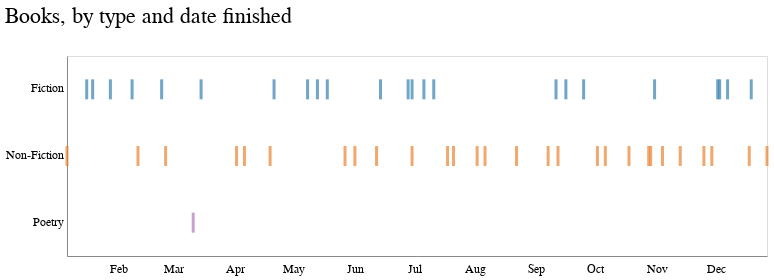

Notebook source saved alongside this figure:
### Markdown cell above
### Books by type and month

### Code cell
# DESKTOP 
alt.Chart(books).mark_tick(thickness=3,size=20).encode(
    x=alt.X('date',axis=alt.Axis(tickCount=12, format='%b', tickColor='#ffffff'), title=''),
    y=alt.Y('type',axis=alt.Axis(tickCount=0, tickColor='#ffffff'), title=' '),
    color=alt.Color('type', legend=None)
).configure_axis(
    grid=False).properties(height=200, width=700, title='Books, by type and date finished')

### Figure 1 — Vega-Lite specification as saved in the notebook (floating-point values rounded to 4 significant figures)
{"config": {"view": {"width": 800, "height": 450}, "background": "#ffffff", "title": {"anchor": "start", "font": "Benton Gothic Bold, sans", "fontColor": "#000000", "fontSize": 22, "fontWeight": "normal"}, "arc": {"fill": "#82c6df"}, "area": {"fill": "#82c6df"}, "line": {"stroke": "#82c6df", "strokeWidth": 3}, "path": {"stroke": "#82c6df"}, "rect": {"fill": "#82c6df"}, "shape": {"stroke": "#82c6df"}, "bar": {"fill": "#82c6df"}, "point": {"stroke": "#82c6df"}, "symbol": {"fill": "#82c6df", "size": 30}, "axis": {"titleFont": "Benton Gothic Bold, sans", "titleFontSize": 13, "titleFontWeight": "normal", "labelFont": "Benton Gothic, sans", "labelFontSize": 11.5, "labelFontWeight": "normal", "grid": false}, "axisX": {"labelAngle": 0, "labelPadding": 4, "tickSize": 3}, "axisY": {"labelBaseline": "middle", "maxExtent": 45, "minExtent": 45, "tickSize": 2, "titleAlign": "left", "titleAngle": 0, "titleX": -45, "titleY": -11}, "legend": {"titleFont": "Benton Gothic Bold, sans", "titleFontSize": 13, "titleFontWeight": "normal", "symbolType": "square", "labelFont": "Benton Gothic, sans", "labelFontSize": 11.5}, "range": {"category": ["#3580b1", "#ec8431", "#ab7fb4", "#c89d29", "#adc839", "#829eb1"], "diverging": ["#e68a4f", "#f4bb6a", "#f9e39c", "#dadfe2", "#a6b7c6", "#849eae"], "heatmap": ["#fbf2c7", "#f9e39c", "#f8d36e", "#f4bb6a", "#e68a4f", "#d15a40", "#ab4232"], "ordinal": ["#fbf2c7", "#f9e39c", "#f8d36e", "#f4bb6a", "#e68a4f", "#d15a40", "#ab4232"], "ramp": ["#fbf2c7", "#f9e39c", "#f8d36e", "#f4bb6a", "#e68a4f", "#d15a40", "#ab4232"]}}, "data": {"name": "data-7c8b8837e3db213cb2339b0fa7827d31"}, "mark": {"type": "tick", "size": 20, "thickness": 3}, "encoding": {"color": {"type": "nominal", "field": "type", "legend": null}, "x": {"type": "temporal", "axis": {"format": "%b", "tickColor": "#ffffff", "tickCount": 12}, "field": "date", "title": ""}, "y": {"type": "nominal", "axis": {"tickColor": "#ffffff", "tickCount": 0}, "field": "type", "title": " "}}, "height": 200, "title": "Books, by type and date finished", "width": 700, "$schema": "https://vega.github.io/schema/vega-lite/v4.0.2.json", "datasets": {"data-7c8b8837e3db213cb2339b0fa7827d31": [{"order": 1, "title": "Brotopia", "author": "Emily Chang", "pages": 317, "url": "https://www.goodreads.com/book/show/36288143-brotopia", "gender": "F", "type": "Non-Fiction", "subgenre": "Business", "avg_goodreads_rating": 4.04, "started": "2018-12-26T00:00:00", "date": "2019-01-06T00:00:00", "faves": null, "year": "2019", "days_to_read": 11, "gender_description": "Female"}, {"order": 2, "title": "The Human Stain", "author": "Philip Roth", "pages": 384, "url": "https://www.goodreads.com/book/show/11734.The_Human_Stain?from_search=true", "gender": "M", "type": "Fiction", "subgenre": "Literature", "avg_goodreads_rating": 3.87, "started": "2019-01-06T00:00:00", "date": "2019-01-16T00:00:00", "faves": "Y", "year": "2019", "days_to_read": 10, "gender_description": "Male"}, {"order": 3, "title": "You Know You Want This", "author": "Kristen Roupenian", "pages": 225, "url": "https://www.goodreads.com/book/show/40539045-you-know-you-want-this", "gender": "F", "type": "Fiction", "subgenre": "Short Stories", "avg_goodreads_rating": 3.86, "started": "2019-01-16T00:00:00", "date": "2019-01-19T00:00:00", "faves": null, "year": "2019", "days_to_read": 3, "gender_description": "Female"}, {"order": 4, "title": "Why Buddhism is True", "author": "Robert Wright", "pages": 336, "url": "https://www.goodreads.com/book/show/32895535-why-buddhism-is-true?from_search=true", "gender": "M", "type": "Non-Fiction", "subgenre": "Religion", "avg_goodreads_rating": 4.05, "started": "2019-01-18T00:00:00", "date": "2019-04-02T00:00:00", "faves": null, "year": "2019", "days_to_read": 74, "gender_description": "Male"}, {"order": 5, "title": "If Beale Street Could Talk", "author": "James Baldwin", "pages": 197, "url": "https://www.goodreads.com/book/show/38463.If_Beale_Street_Could_Talk", "gender": "M", "type": "Fiction", "subgenre": "Classics", "avg_goodreads_rating": 4.29, "started": "2019-01-22T00:00:00", "date": "2019-01-28T00:00:00", "faves": null, "year": "2019", "days_to_read": 6, "gender_description": "Male"}, {"order": 6, "title": "Nobody Cares", "author": "Anne Donahue", "pages": 240, "url": "https://www.goodreads.com/book/show/36360167-nobody-cares", "gender": "F", "type": "Non-Fiction", "subgenre": "Essays", "avg_goodreads_rating": 3.67, "started": "2019-02-03T00:00:00", "date": "2019-02-25T00:00:00", "faves": null, "year": "2019", "days_to_read": 22, "gender_description": "Female"}, {"order": 7, "title": "Acts of Infidelity", "author": "Lena Andersson", "pages": 366, "url": "https://www.goodreads.com/book/show/22601256-utan-personligt-ansvar", "gender": "F", "type": "Fiction", "subgenre": "Swedish Lit", "avg_goodreads_rating": 3.66, "started": "2019-02-01T00:00:00", "date": "2019-02-08T00:00:00", "faves": null, "year": "2019", "days_to_read": 7, "gender_description": "Female"}, {"order": 8, "title": "There Will Be No Miracles Here", "author": "Casey Gerald", "pages": 394, "url": "https://www.goodreads.com/book/show/38650651-there-will-be-no-miracles-here?from_search=true", "gender": "M", "type": "Non-Fiction", "subgenre": "Memoir", "avg_goodreads_rating": 3.72, "started": "2019-01-27T00:00:00", "date": "2019-02-11T00:00:00", "faves": null, "year": "2019", "days_to_read": 15, "gender_description": "Male"}, {"order": 9, "title": "The Unbearable Lightness of Being", "author": "Milan Kundera", "pages": 320, "url": "https://www.goodreads.com/book/show/9717.The_Unbearable_Lightness_of_Being?from_search=true", "gender": "M", "type": "Fiction", "subgenre": "Classics", "avg_goodreads_rating": 4.09, "started": "2019-02-16T00:00:00", "date": "2019-02-23T00:00:00", "faves": null, "year": "2019", "days_to_read": 7, "gender_description": "Male"}, {"order": 10, "title": "The Beauty Myth", "author": "Naomi Wolf", "pages": 368, "url": "https://www.goodreads.com/book/show/39926.The_Beauty_Myth", "gender": "F", "type": "Non-Fiction", "subgenre": "Feminism", "avg_goodreads_rating": 3.9, "started": "2019-02-12T00:00:00", "date": "2019-11-04T00:00:00", "faves": null, "year": "2019", "days_to_read": 265, "gender_description": "Female"}, {"order": 11, "title": "LOT", "author": "Bryan Washington", "pages": 240, "url": "https://www.goodreads.com/book/show/40749395-lot", "gender": "M", "type": "Fiction", "subgenre": "Short Stories", "avg_goodreads_rating": 3.74, "started": "2019-02-28T00:00:00", "date": "2019-03-15T00:00:00", "faves": "Y", "year": "2019", "days_to_read": 15, "gender_description": "Male"}, {"order": 12, "title": "Oculus", "author": "Sally Wen Mao", "pages": 119, "url": "https://www.goodreads.com/book/show/40121999-oculus", "gender": "F", "type": "Poetry", "subgenre": "Contemporary", "avg_goodreads_rating": 4.22, "started": "2019-03-03T00:00:00", "date": "2019-03-11T00:00:00", "faves": null, "year": "2019", "days_to_read": 8, "gender_description": "Female"}, {"order": 13, "title": "Homo Deus: A Brief History of Tomorrow", "author": "Yuval Harari", "pages": 450, "url": "https://www.goodreads.com/book/show/31138556-homo-deus?from_search=true", "gender": "M", "type": "Non-Fiction", "subgenre": "History", "avg_goodreads_rating": 4.29, "started": "2019-03-22T00:00:00", "date": "2019-04-19T00:00:00", "faves": null, "year": "2019", "days_to_read": 28, "gender_description": "Male"}, {"order": 14, "title": "Heart Berries", "author": "Terese Marie Mailhot", "pages": 143, "url": "https://www.goodreads.com/book/show/35840657-heart-berries", "gender": "F", "type": "Non-Fiction", "subgenre": "Memoir", "avg_goodreads_rating": 3.89, "started": "2019-04-03T00:00:00", "date": "2019-04-06T00:00:00", "faves": null, "year": "2019", "days_to_read": 3, "gender_description": "Female"}, {"order": 15, "title": "Lake Success", "author": "Gary Schneyngart", "pages": 339, "url": "https://www.goodreads.com/book/show/36739942-lake-success", "gender": "M", "type": "Fiction", "subgenre": "Contemporary", "avg_goodreads_rating": 3.64, "started": "2019-04-21T00:00:00", "date": "2019-12-07T00:00:00", "faves": null, "year": "2019", "days_to_read": 230, "gender_description": "Male"}, {"order": 16, "title": "Normal People", "author": "Sally Rooney", "pages": 266, "url": "https://www.goodreads.com/book/show/37539457-normal-people", "gender": "F", "type": "Fiction", "subgenre": "Contemporary", "avg_goodreads_rating": 3.89, "started": "2019-04-20T00:00:00", "date": "2019-04-21T00:00:00", "faves": "Y", "year": "2019", "days_to_read": 1, "gender_description": "Female"}, {"order": 17, "title": "Less", "author": "Andrew Sean Greer", "pages": 273, "url": "https://www.goodreads.com/book/show/39927096-less", "gender": "M", "type": "Fiction", "subgenre": "Contemporary", "avg_goodreads_rating": 3.76, "started": "2019-04-25T00:00:00", "date": "2019-05-08T00:00:00", "faves": null, "year": "2019", "days_to_read": 13, "gender_description": "Male"}, {"order": 18, "title": "Nobody is Ever Missing", "author": "Catherine Lacey", "pages": 244, "url": "https://www.goodreads.com/book/show/18490560-nobody-is-ever-missing?from_search=true", "gender": "F", "type": "Fiction", "subgenre": "Contemporary", "avg_goodreads_rating": 3.27, "started": "2019-05-08T00:00:00", "date": "2019-05-13T00:00:00", "faves": null, "year": "2019", "days_to_read": 5, "gender_description": "Female"}, {"order": 19, "title": "The New Me", "author": "Halle Butler", "pages": 208, "url": "https://www.goodreads.com/book/show/36342706-the-new-me", "gender": "F", "type": "Fiction", "subgenre": "Contemporary", "avg_goodreads_rating": 3.6, "started": "2019-05-13T00:00:00", "date": "2019-05-18T00:00:00", "faves": "Nope", "year": "2019", "days_to_read": 5, "gender_description": "Female"}, {"order": 20, "title": "The Empathy Exams", "author": "Leslie Jamison", "pages": 226, "url": "https://www.goodreads.com/en/book/show/17934655", "gender": "F", "type": "Non-Fiction", "subgenre": "Essays", "avg_goodreads_rating": 3.64, "started": "2019-05-18T00:00:00", "date": "2019-05-27T00:00:00", "faves": null, "year": "2019", "days_to_read": 9, "gender_description": "Female"}, {"order": 21, "title": "Bad Blood", "author": "John Carreyou", "pages": 339, "url": "https://www.goodreads.com/book/show/37976541-bad-blood?from_search=true", "gender": "M", "type": "Non-Fiction", "subgenre": "True Crime", "avg_goodreads_rating": 4.48, "started": "2019-06-01T00:00:00", "date": "2019-06-12T00:00:00", "faves": null, "year": "2019", "days_to_read": 11, "gender_description": "Male"}, {"order": 22, "title": "The Recovering: Intoxication and its Aftermath", "author": "Leslie Jamison", "pages": 545, "url": "https://www.goodreads.com/book/show/35959632-the-recovering", "gender": "F", "type": "Non-Fiction", "subgenre": "Memoir", "avg_goodreads_rating": 3.96, "started": "2019-05-27T00:00:00", "date": "2019-06-01T00:00:00", "faves": "Y", "year": "2019", "days_to_read": 5, "gender_description": "Female"}, {"order": 23, "title": "Evvie Drake Starts Over", "author": "Linda Holmes", "pages": 304, "url": "https://www.goodreads.com/book/show/40514431-evvie-drake-starts-over?ac=1&from_search=true", "gender": "F", "type": "Fiction", "subgenre": "Young Adult", "avg_goodreads_rating": 4.22, "started": "2019-06-30T00:00:00", "date": "2019-06-30T00:00:00", "faves": null, "year": "2019", "days_to_read": 0, "gender_description": "Female"}, {"order": 24, "title": "How to Change Your Mind", "author": "Michael Pollan", "pages": 480, "url": "https://www.goodreads.com/book/show/36613747-how-to-change-your-mind?from_search=true", "gender": "M", "type": "Non-Fiction", "subgenre": "Science", "avg_goodreads_rating": 4.31, "started": "2019-06-12T00:00:00", "date": "2019-10-18T00:00:00", "faves": null, "year": "2019", "days_to_read": 128, "gender_description": "Male"}, {"order": 25, "title": "Trust Exercise", "author": "Susan Choi", "pages": 257, "url": "https://www.goodreads.com/en/book/show/40046059", "gender": "F", "type": "Fiction", "subgenre": "Contemporary", "avg_goodreads_rating": 3.23, "started": "2019-06-12T00:00:00", "date": "2019-06-14T00:00:00", "faves": "Y", "year": "2019", "days_to_read": 2, "gender_description": "Female"}, {"order": 26, "title": "Trick Mirror", "author": "Jia Tolentino", "pages": 256, "url": "https://www.goodreads.com/book/show/43126457-trick-mirror?from_search=true", "gender": "F", "type": "Non-Fiction", "subgenre": "Essays", "avg_goodreads_rating": 4.33, "started": "2019-06-15T00:00:00", "date": "2019-06-30T00:00:00", "faves": "Y", "year": "2019", "days_to_read": 15, "gender_description": "Female"}, {"order": 27, "title": "Territory of Light", "author": "Yuko Tsushima", "pages": 122, "url": "https://www.goodreads.com/book/show/33871745-territory-of-light", "gender": "F", "type": "Fiction", "subgenre": "Japanese Lit", "avg_goodreads_rating": 3.66, "started": "2019-07-01T00:00:00", "date": "2019-07-06T00:00:00", "faves": null, "year": "2019", "days_to_read": 5, "gender_description": "Female"}, {"order": 28, "title": "Unclaimed Baggage", "author": "Jen Doll", "pages": 384, "url": "https://www.goodreads.com/book/show/36949992-unclaimed-baggage?ac=1&from_search=true", "gender": "F", "type": "Fiction", "subgenre": "Young Adult", "avg_goodreads_rating": 3.73, "started": "2019-01-08T00:00:00", "date": "2019-07-11T00:00:00", "faves": null, "year": "2019", "days_to_read": 184, "gender_description": "Female"}, {"order": 29, "title": "Fleishman Is In Trouble", "author": "Taffy Brodesser-Akner", "pages": 384, "url": "https://www.goodreads.com/book/show/41880602-fleishman-is-in-trouble?ac=1&from_search=true", "gender": "F", "type": "Fiction", "subgenre": "Contemporary", "avg_goodreads_rating": 4.1, "started": "2019-06-17T00:00:00", "date": "2019-06-28T00:00:00", "faves": "Y", "year": "2019", "days_to_read": 11, "gender_description": "Female"}, {"order": 30, "title": "Lifespan", "author": "David Sinclair", "pages": 432, "url": "https://www.goodreads.com/book/show/43723901-lifespan?ac=1&from_search=true", "gender": "M", "type": "Non-Fiction", "subgenre": "Science", "avg_goodreads_rating": 4.27, "started": "2019-07-01T00:00:00", "date": "2019-07-18T00:00:00", "faves": null, "year": "2019", "days_to_read": 17, "gender_description": "Male"}, {"order": 31, "title": "Uncanny Valley", "author": "Anna Wiener", "pages": 304, "url": "https://www.goodreads.com/book/show/45186565-uncanny-valley?ac=1&from_search=true", "gender": "F", "type": "Non-Fiction", "subgenre": "Memoir", "avg_goodreads_rating": 4.2, "started": "2019-07-19T00:00:00", "date": "2019-07-21T00:00:00", "faves": "y", "year": "2019", "days_to_read": 2, "gender_description": "Female"}, {"order": 32, "title": "Hit Makers", "author": "Derek Thompson", "pages": 352, "url": "https://www.goodreads.com/book/show/30901608-hit-makers", "gender": "M", "type": "Non-Fiction", "subgenre": "Pop Culture", "avg_goodreads_rating": 3.95, "started": "2019-07-20T00:00:00", "date": "2019-08-06T00:00:00", "faves": null, "year": "2019", "days_to_read": 17, "gender_description": "Male"}, {"order": 33, "title": "Genghis Khan and the Making of the Modern World", "author": "Jack Weatherford", "pages": 352, "url": "https://www.goodreads.com/book/show/40718726-genghis-khan-and-the-making-of-the-modern-world?ac=1&from_search=true", "gender": "M", "type": "Non-Fiction", "subgenre": "History", "avg_goodreads_rating": 4.02, "started": "2019-07-25T00:00:00", "date": "2019-09-07T00:00:00", "faves": null, "year": "2019", "days_to_read": 44, "gender_description": "Male"}, {"order": 34, "title": "For the Love of Men: A New Vision for Mindful Masculinity", "author": "Liz Plank", "pages": 300, "url": "https://www.goodreads.com/book/show/43263540-for-the-love-of-men", "gender": "F", "type": "Non-Fiction", "subgenre": "Feminism", "avg_goodreads_rating": 4.38, "started": "2019-07-23T00:00:00", "date": "2019-08-02T00:00:00", "faves": null, "year": "2019", "days_to_read": 10, "gender_description": "Female"}, {"order": 35, "title": "Three Women", "author": "Lisa Taddeo", "pages": 304, "url": "https://www.goodreads.com/book/show/42201100-three-women", "gender": "F", "type": "Non-Fiction", "subgenre": "Feminism", "avg_goodreads_rating": 3.87, "started": "2019-08-15T00:00:00", "date": "2019-08-22T00:00:00", "faves": "y", "year": "2019", "days_to_read": 7, "gender_description": "Female"}, {"order": 36, "title": "Brave New World", "author": "Aldous Huxley", "pages": 288, "url": "https://www.goodreads.com/book/show/5129.Brave_New_World?ac=1&from_search=true", "gender": "M", "type": "Fiction", "subgenre": "Science ", "avg_goodreads_rating": 3.98, "started": "2019-09-15T00:00:00", "date": "2019-09-16T00:00:00", "faves": null, "year": "2019", "days_to_read": 1, "gender_description": "Male"}, {"order": 37, "title": "Permanent Record", "author": "Mary HK Choi", "pages": 400, "url": "https://www.goodreads.com/book/show/43562239-permanent-record?from_search=true", "gender": "F", "type": "Fiction", "subgenre": "Young Adult", "avg_goodreads_rating": 3.84, "started": "2019-09-07T00:00:00", "date": "2019-09-11T00:00:00", "faves": null, "year": "2019", "days_to_read": 4, "gender_description": "Female"}, {"order": 38, "title": "I Was Their American Dream", "author": "Malaka Gharib", "pages": 160, "url": "https://www.goodreads.com/book/show/40909448-i-was-their-american-dream?from_search=true", "gender": "F", "type": "Non-Fiction", "subgenre": "Graphic Novel", "avg_goodreads_rating": 4.3, "started": "2019-09-05T00:00:00", "date": "2019-09-12T00:00:00", "faves": null, "year": "2019", "days_to_read": 7, "gender_description": "Female"}, {"order": 39, "title": "Men Without Women", "author": "Haruki Murakami", "pages": 242, "url": "https://www.goodreads.com/book/show/31950871-men-without-women", "gender": "M", "type": "Fiction", "subgenre": "Short Stories", "avg_goodreads_rating": 3.77, "started": "2019-09-18T00:00:00", "date": "2019-09-25T00:00:00", "faves": null, "year": "2019", "days_to_read": 7, "gender_description": "Male"}, {"order": 40, "title": "Make it Scream Make it Burn", "author": "Leslie Jamison", "pages": 272, "url": "https://www.goodreads.com/book/show/43521617-make-it-scream-make-it-burn?from_search=true", "gender": "F", "type": "Non-Fiction", "subgenre": "Essays", "avg_goodreads_rating": 4.13, "started": "2019-10-02T00:00:00", "date": "2019-10-06T00:00:00", "faves": null, "year": "2019", "days_to_read": 4, "gender_description": "Female"}, {"order": 41, "title": "How to Talk So Your Kids Will Listen", "author": "Adele Faber and Elaine Mazlish", "pages": 368, "url": "https://www.goodreads.com/book/show/12371502-how-to-talk-so-kids-will-listen-listen-so-kids-will-talk", "gender": "F", "type": "Non-Fiction", "subgenre": "Parenting", "avg_goodreads_rating": 4.26, "started": "2019-09-28T00:00:00", "date": "2019-10-02T00:00:00", "faves": "Y", "year": "2019", "days_to_read": 4, "gender_description": "Female"}, {"order": 43, "title": "Maybe You Should Talk to Somebody", "author": "Lori Gottlieb", "pages": 432, "url": "https://www.goodreads.com/book/show/37570546-maybe-you-should-talk-to-someone?from_search=true", "gender": "F", "type": "Non-Fiction", "subgenre": "Memoir", "avg_goodreads_rating": 4.4, "started": "2019-10-18T00:00:00", "date": "2019-11-25T00:00:00", "faves": "Y", "year": "2019", "days_to_read": 38, "gender_description": "Female"}, {"order": 44, "title": "Think Like Your Editor", "author": "Susan Rabiner", "pages": 288, "url": "https://www.goodreads.com/book/show/18988615-thinking-like-your-editor?utm_content=review_cta_book_image&utm_medium=email&utm_source=bookend", "gender": "F", "type": "Non-Fiction", "subgenre": "Writing", "avg_goodreads_rating": 4.04, "started": "2019-10-24T00:00:00", "date": "2019-10-28T00:00:00", "faves": null, "year": "2019", "days_to_read": 4, "gender_description": "Female"}, {"order": 45, "title": "Kim Ji Young Born 1982", "author": "Cho Nam-joo", "pages": 144, "url": "https://www.goodreads.com/book/show/47320138-kim-ji-young-born-1982?ac=1&from_search=true", "gender": "F", "type": "Fiction", "subgenre": "Feminism", "avg_goodreads_rating": 4.17, "started": "2019-10-28T00:00:00", "date": "2019-10-31T00:00:00", "faves": null, "year": "2019", "days_to_read": 3, "gender_description": "Female"}, {"order": 46, "title": "Superman vs the KKK", "author": "Rick Bowers", "pages": 160, "url": "https://www.goodreads.com/book/show/11407829-superman-versus-the-ku-klux-klan?from_search=true", "gender": "M", "type": "Non-Fiction", "subgenre": "History", "avg_goodreads_rating": 3.66, "started": "2019-10-28T00:00:00", "date": "2019-10-29T00:00:00", "faves": null, "year": "2019", "days_to_read": 1, "gender_description": "Male"}, {"order": 47, "title": "The Likeability Trap", "author": "Alicia Menendez", "pages": 240, "url": "https://www.goodreads.com/book/show/46408581-the-likeability-trap?from_search=true&qid=oURYa3fiGo&rank=1", "gender": "F", "type": "Non-Fiction", "subgenre": "Feminism", "avg_goodreads_rating": 3.7, "started": "2019-11-08T00:00:00", "date": "2019-11-13T00:00:00", "faves": null, "year": "2019", "days_to_read": 5, "gender_description": "Female"}, {"order": 48, "title": "A Short HIstory of Progress", "author": "Ronald Wright", "pages": 224, "url": "https://www.goodreads.com/book/show/331227.A_Short_History_of_Progress?from_search=true&qid=supt2TGSOt&rank=1", "gender": "M", "type": "Non-Fiction", "subgenre": "History", "avg_goodreads_rating": 4.1, "started": "2019-11-13T00:00:00", "date": "2019-11-29T00:00:00", "faves": null, "year": "2019", "days_to_read": 16, "gender_description": "Male"}, {"order": 49, "title": "The Last Romantics", "author": "Tara Conklin", "pages": 368, "url": "https://www.goodreads.com/book/show/35068465-the-last-romantics?ac=1&from_search=true&qid=dert731j6D&rank=1", "gender": "F", "type": "Fiction", "subgenre": "Contemporary", "avg_goodreads_rating": 3.78, "started": "2019-11-29T00:00:00", "date": "2019-12-02T00:00:00", "faves": "Y", "year": "2019", "days_to_read": 3, "gender_description": "Female"}, {"order": 50, "title": "Four Soldiers", "author": "Hubert Mingarelli", "pages": 160, "url": "https://www.goodreads.com/book/show/41557466-four-soldiers?from_search=true&qid=tFOQALgbWg&rank=1", "gender": "F", "type": "Fiction", "subgenre": "Historical", "avg_goodreads_rating": 3.78, "started": "2019-11-29T00:00:00", "date": "2019-12-03T00:00:00", "faves": null, "year": "2019", "days_to_read": 4, "gender_description": "Female"}, {"order": 51, "title": "Working", "author": "Robert Caro", "pages": 231, "url": "https://www.goodreads.com/book/show/43205240-working?from_search=true&qid=51xloY5uTL&rank=1", "gender": "M", "type": "Non-Fiction", "subgenre": "Writing", "avg_goodreads_rating": 4.43, "started": "2019-12-15T00:00:00", "date": "2019-12-18T00:00:00", "faves": null, "year": "2019", "days_to_read": 3, "gender_description": "Male"}, {"order": 52, "title": "The Incendiaries", "author": "R.O. Kwon", "pages": 214, "url": "https://www.goodreads.com/book/show/36679056-the-incendiaries", "gender": "F", "type": "Fiction", "subgenre": "Contemporary", "avg_goodreads_rating": 3.28, "started": "2019-12-19T00:00:00", "date": "2019-12-19T00:00:00", "faves": null, "year": "2019", "days_to_read": 0, "gender_description": "Female"}, {"order": 53, "title": "Wedding Toasts I'll Never Give", "author": "Ada Calhoun", "pages": 192, "url": "https://www.goodreads.com/book/show/36236126-wedding-toasts-i-ll-never-give", "gender": "F", "type": "Non-Fiction", "subgenre": "Essays", "avg_goodreads_rating": 3.86, "started": "2019-12-26T00:00:00", "date": "2019-12-27T00:00:00", "faves": null, "year": "2019", "days_to_read": 1, "gender_description": "Female"}]}}
